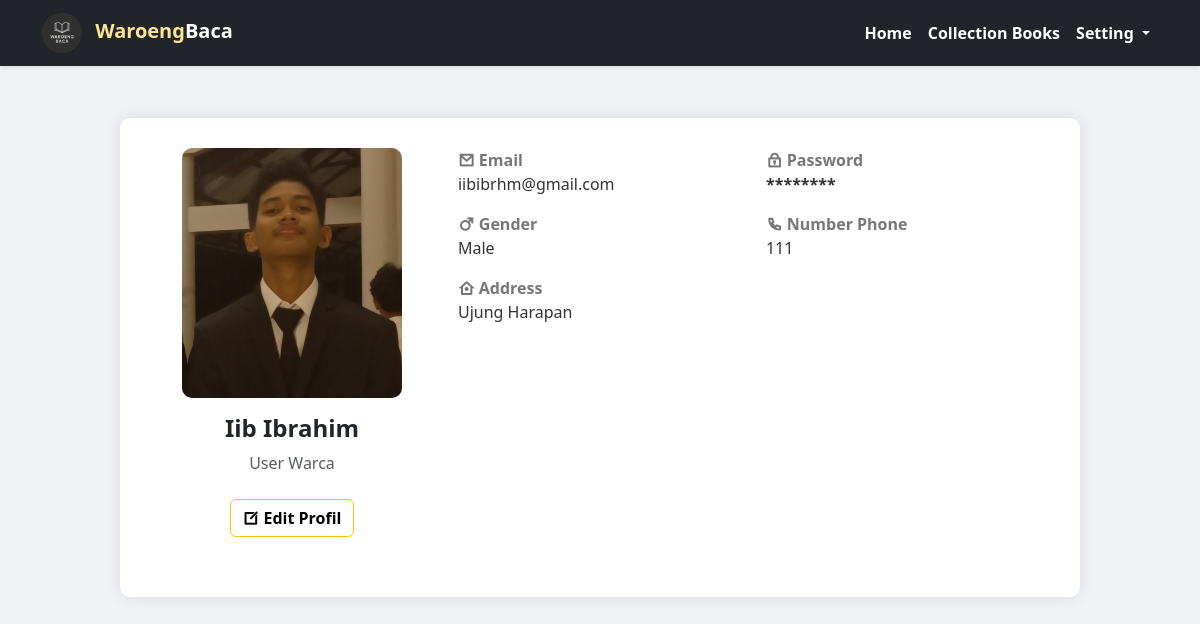
The page /Pages/Profile/index.php (signed in) on the database its author committed.
### tables this page shows
CREATE TABLE `users` (
  `users_id` int NOT NULL,
  `name` varchar(50) NOT NULL,
  `email` varchar(50) NOT NULL,
  `password` varchar(100) NOT NULL,
  `profile` varchar(100) DEFAULT NULL,
  `role` enum('user','admin') NOT NULL,
  `gender` enum('male','female') DEFAULT NULL,
  `address` varchar(100) DEFAULT NULL,
  `phone` varchar(30) DEFAULT NULL,
  `auth_key` varchar(500) DEFAULT NULL
);

### Pages/Profile/edit/edit_user.php (called while the page is built, shortened)
<?php
include './../../connection/databases.php';
$loggedInUserId = $_SESSION["users_id"];
$selectedUser = mysqli_query($conn, "SELECT * FROM users WHERE users_id = '$loggedInUserId'");
$user = mysqli_fetch_assoc($selectedUser);

### Pages/Profile/index.php (the view, shortened to what this page needs)
<?php
include '../../connection/databases.php';
include './edit/edit_user.php';
?>
<!DOCTYPE html>
<html lang="id">
<head>
    <link href="https://cdn.jsdelivr.net/npm/bootstrap@5.3.3/dist/css/bootstrap.min.css" rel="stylesheet">
    <link
        href="https://cdn.jsdelivr.net/npm/remixicon@4.5.0/fonts/remixicon.css"
        rel="stylesheet" />
</head>
<body>
    <nav class="navbar navbar-expand-lg navbar-dark bg-dark fixed-top shadow-sm">
        <div class="container">
            <a class="navbar-brand fw-bold" href="#">
                <img src="../../assets/logo.png" alt="Logo" width="40" class="rounded-circle me-2">
                <span style="color: #ffe492">Waroeng</span><span class="text-white">Baca</span>
            </a>
            <div class="collapse navbar-collapse justify-content-end" id="navbarNavDropdown">
                <ul class="navbar-nav">
                    <li class="nav-item">
                        <a class="nav-link fw-semibold text-white" href="../../">Home</a>
                    </li>
                    <li class="nav-item">
                        <a class="nav-link fw-semibold text-white" href="../../">Collection Books</a>
                    </li>
                    <li class="nav-item dropdown">
                        <a class="nav-link fw-semibold text-white dropdown-toggle" role="button" data-bs-toggle="dropdown">
                            Setting
                        </a>
                    </li>
                </ul>
            </div>
        </div>
    </nav>
    <div class="profile-card mt-5">
        <div class="row">
            <div class="profile-header col-md-4 text-center d-flex flex-column align-items-center justify-content-center">
                <img src="../../admin/Table_Users/profile_users/<?= $user["profile"]; ?>" alt="<?= $user["name"]; ?>"
                    class="profile mb-3">
                <h4 class="fw-semibold"><?= $user['name']; ?></h4>
                <p class="text-muted text-capitalize"><?= $user["role"]; ?> Warca</p>
                <button class="btn btn-outline-warning mt-2 text-black fw-semibold" data-bs-toggle="modal" data-bs-target="#editModal">
                    <i class="ri-edit-box-line"></i> Edit Profil
                </button>
            </div>
            <div class="profile-info col-md-8">
                <div class="row mb-3">
                    <div class="col-sm-6 mb-3">
                        <div class="label">
                            <i class="ri-mail-line"></i> Email
                        </div>
                        <div class="value"><?= $user['email']; ?></div>
                    </div>
                    <div class="col-sm-6 mb-3">
                        <div class="label">
                            <i class="ri-lock-2-line"></i> Password
                        </div>
                        <div class="value" style="overflow: hidden; white-space: nowrap; text-overflow: ellipsis; max-width: 200px;">
                            <span class="fw-bold">********</span>
                        </div>
                    </div>
                    <div class="col-sm-6 mb-3">
                        <div class="label">
                            <?php if ($user['gender'] == 'male'): ?>
                                <i class="ri-men-line"></i>
                            <?php else: ?>
                                <i class="ri-women-line"></i>
                            <?php endif; ?>
                            Gender
                        </div>
                        <div class="value text-capitalize"><?= $user['gender']; ?></div>
                    </div>
                    <div class="col-sm-6 mb-3">
                        <div class="label">
                            <i class="ri-phone-line"></i> Number Phone
                        </div>
                        <div class="value"><?= $user['phone']; ?></div>
                    </div>
                    <div class="col-12 mb-3">
                        <div class="label">
                            <i class="ri-home-7-line"></i> Address
                        </div>
                        <div class="value"><?= $user['address']; ?></div>
                    </div>
                </div>
            </div>
        </div>
    </div>
</body>
</html>

### Pages/Profile/index.php (style rules this page uses)
body { background-color: #f0f2f5; font-family: 'Segoe UI', sans-serif; padding-top: 70px; }
.profile-card { max-width: 960px; margin: auto; background: #fff; border-radius: 10px; box-shadow: 0 0 15px rgba(0, 0, 0, 0.1); padding: 30px; }
.profile-header { text-align: center; margin-bottom: 30px; }
.profile { width: 220px; height: 250px; object-fit: fill; border-radius: 10px; }
.label { font-weight: bold; color: #777; }
.value { color: #333; }

### rows shown on the page
users: profile (placeholder picture), name "Iib Ibrahim", role "User", email "iibibrhm@gmail.com", gender "Male", phone "111", address "Ujung Harapan"
